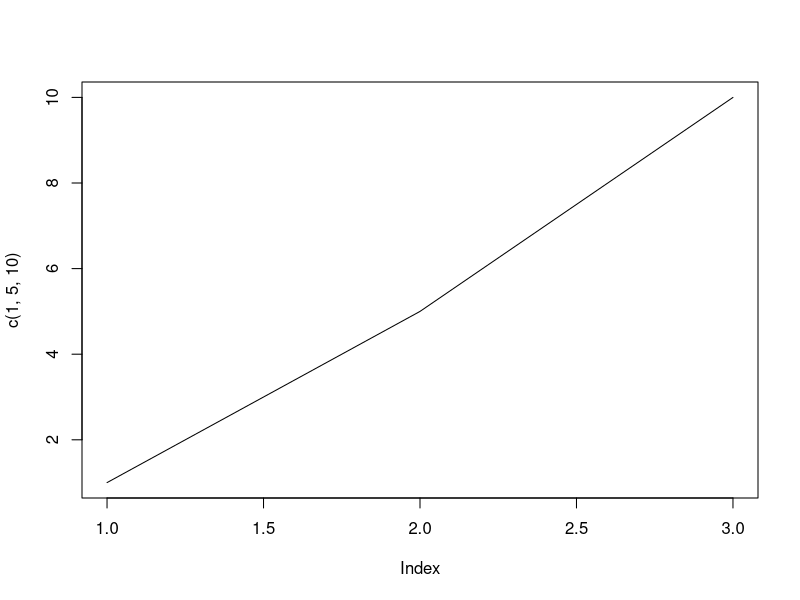

Recreate this plot in R.
postscript("file2.ps" , horizontal=FALSE , width=500 , height=500 , pointsize=1)

plot(c(1, 5, 10), type = "l")

dev.off()

for (j in 1:3) { cat("loop iteration: "); print(j); }

write("Some innocuous message on stdout\n", stdout())

write("Some innocuous message on stderr\n", stderr())

x <- 123
print(x)

x <- 456 ; write.table(x, file="", row.names=FALSE, col.names=FALSE)

a <- 2
b <- 5
c <- a * b
print('ok')

